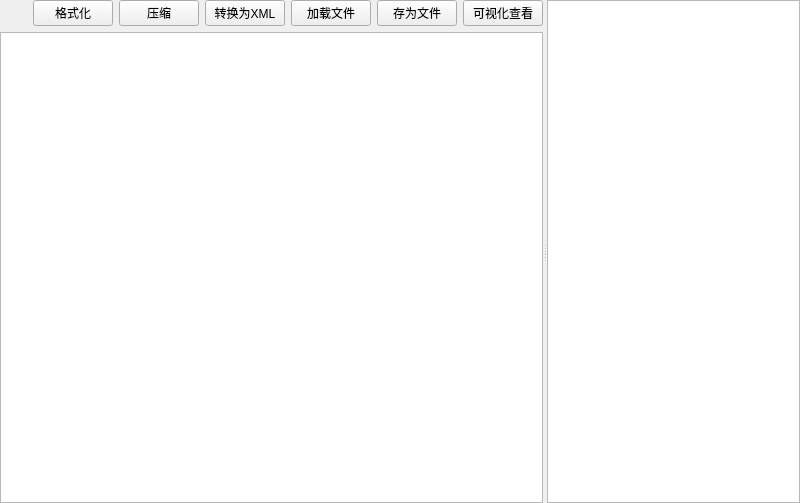
<?xml version="1.0" encoding="UTF-8"?>
<ui version="4.0">
 <class>JsonEditWidget</class>
 <widget class="QSplitter" name="JsonEditWidget">
  <property name="geometry">
   <rect>
    <x>0</x>
    <y>0</y>
    <width>800</width>
    <height>503</height>
   </rect>
  </property>
  <property name="orientation">
   <enum>Qt::Horizontal</enum>
  </property>
  <widget class="QWidget" name="layoutWidget">
   <layout class="QVBoxLayout" name="verticalLayout">
    <item>
     <layout class="QHBoxLayout" name="horizontalLayout">
      <item>
       <spacer name="horizontalSpacer">
        <property name="orientation">
         <enum>Qt::Horizontal</enum>
        </property>
        <property name="sizeHint" stdset="0">
         <size>
          <width>40</width>
          <height>20</height>
         </size>
        </property>
       </spacer>
      </item>
      <item>
       <widget class="QPushButton" name="pbtn_Format">
        <property name="text">
         <string>格式化</string>
        </property>
       </widget>
      </item>
      <item>
       <widget class="QPushButton" name="pbtn_Compact">
        <property name="text">
         <string>压缩</string>
        </property>
       </widget>
      </item>
      <item>
       <widget class="QPushButton" name="pbtn_ToXML">
        <property name="text">
         <string>转换为XML</string>
        </property>
       </widget>
      </item>
      <item>
       <widget class="QPushButton" name="pbtn_LoadFile">
        <property name="text">
         <string>加载文件</string>
        </property>
       </widget>
      </item>
      <item>
       <widget class="QPushButton" name="pbtn_SaveFile">
        <property name="text">
         <string>存为文件</string>
        </property>
       </widget>
      </item>
      <item>
       <widget class="QPushButton" name="pbtn_ShowTree">
        <property name="text">
         <string>可视化查看</string>
        </property>
       </widget>
      </item>
     </layout>
    </item>
    <item>
     <widget class="QCodeEditor" name="textEdit_JsonText">
      <property name="acceptRichText">
       <bool>true</bool>
      </property>
     </widget>
    </item>
   </layout>
  </widget>
  <widget class="QTreeView" name="treeView"/>
 </widget>
 <customwidgets>
  <customwidget>
   <class>QCodeEditor</class>
   <extends>QTextEdit</extends>
   <header>3rd/QCodeEditor/include/QCodeEditor</header>
  </customwidget>
 </customwidgets>
 <resources/>
 <connections/>
</ui>
